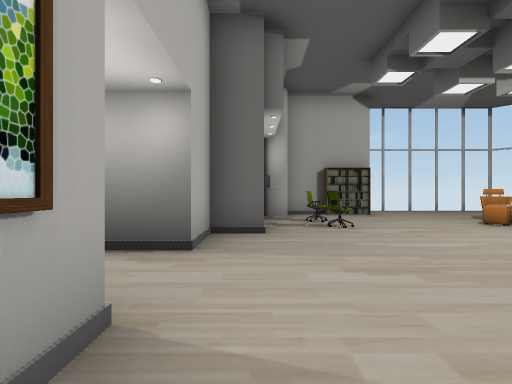
View 1 (above)

24 first-person views from a walk through a scene from a Unity 3-D project. The camera is 1.4 m above the floor, looks level and sees 90° across. Doors are open. The floor is counted in squares, 2 m on a side. Each view is taken from the middle of a square. On the plan, view 1 faces up. The plan holds only what a view shows up to about 9 squares ahead; the rest is blank. The player is left out. Some animated figures are left out. Some surface patterns are stand-ins.

View 2
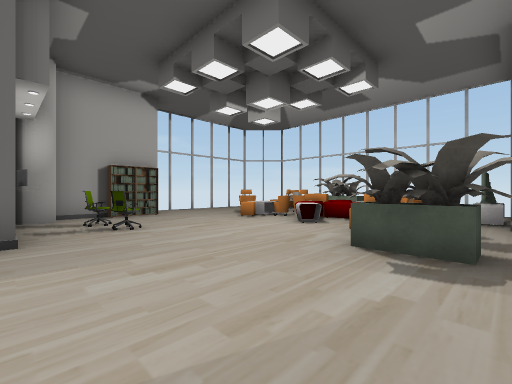

View 3
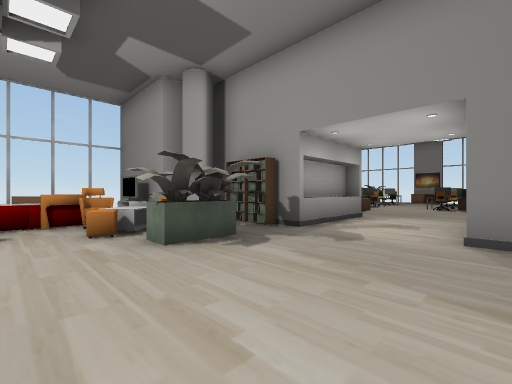

View 4
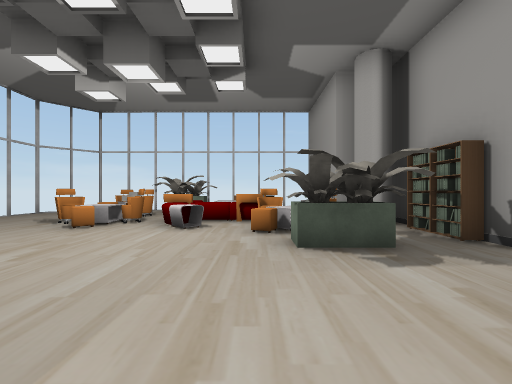

View 5
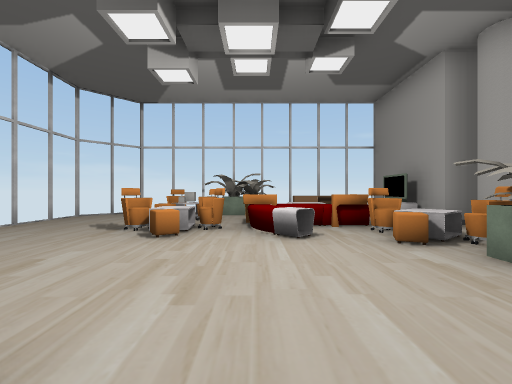

View 6
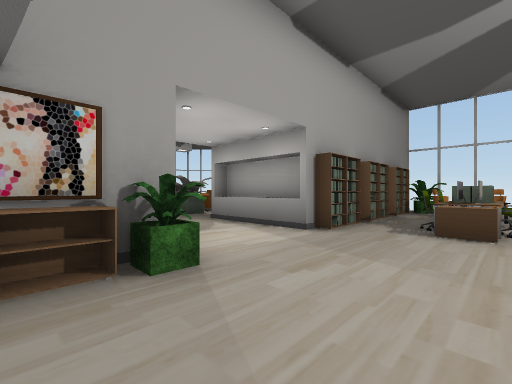

View 7
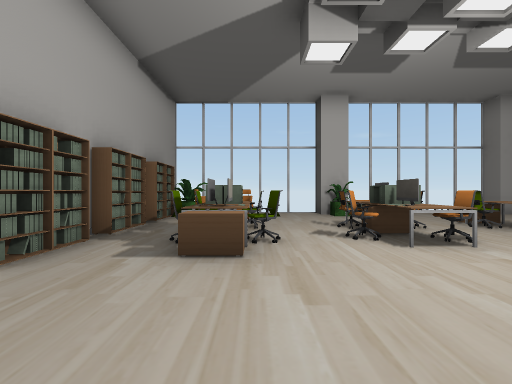

View 8
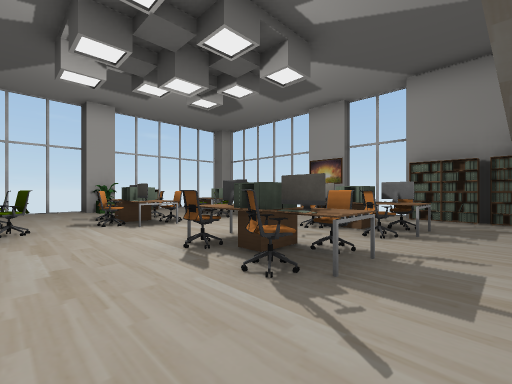

View 9
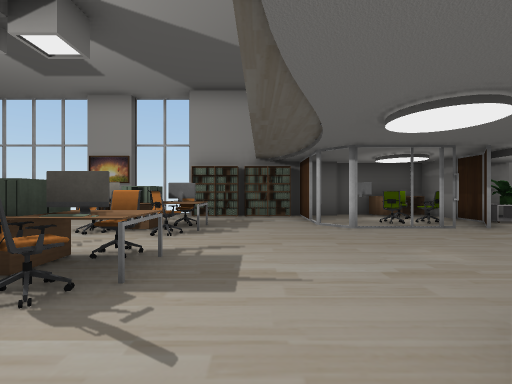

View 10
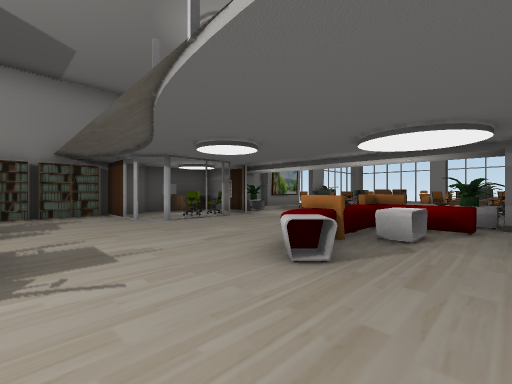

View 11
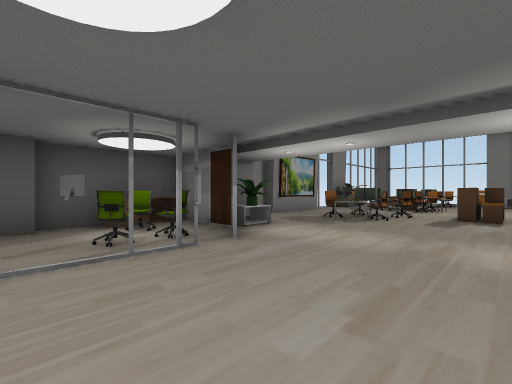

View 12
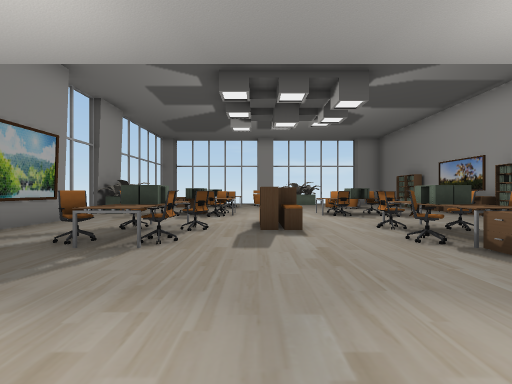

View 13
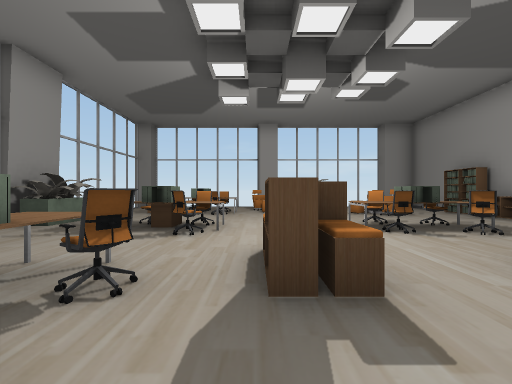

View 14
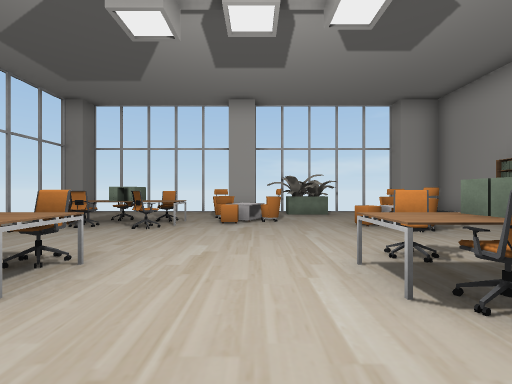

View 15
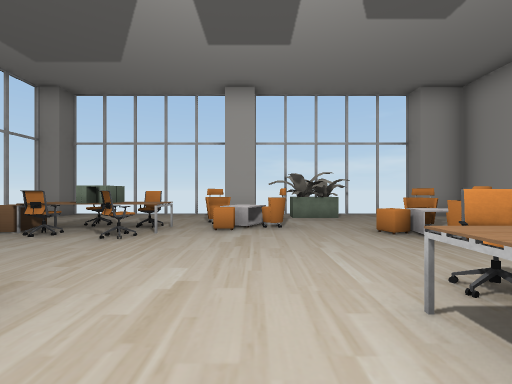

View 16
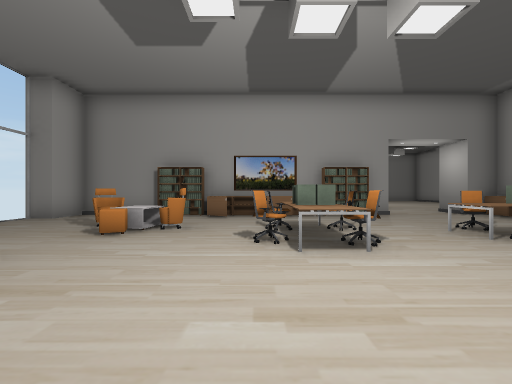

View 17
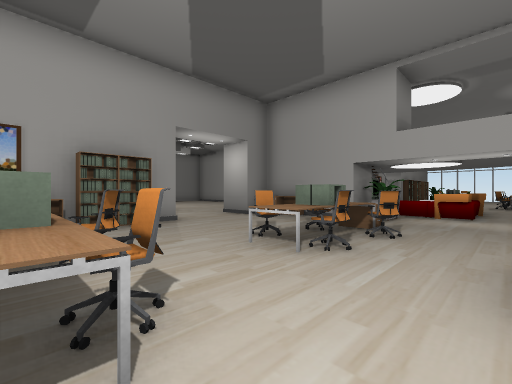

View 18
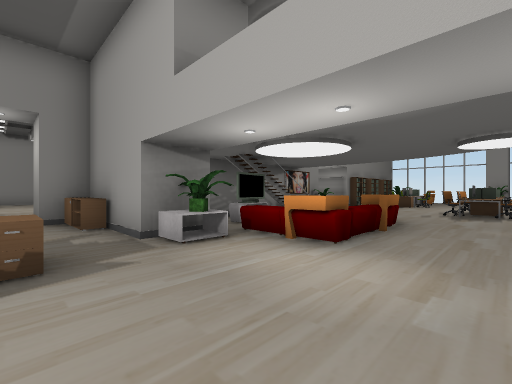

View 19
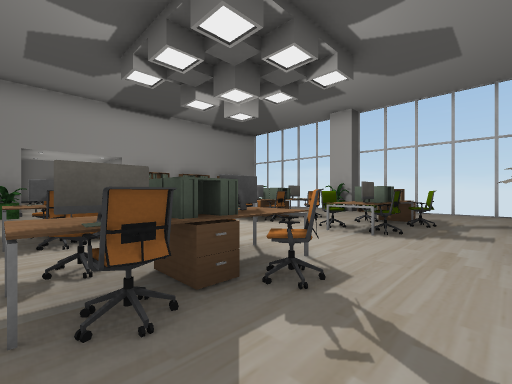

View 20
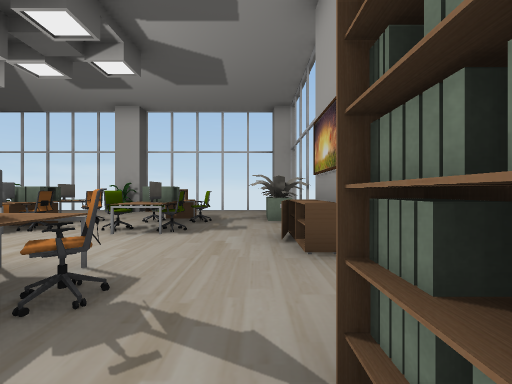

View 21
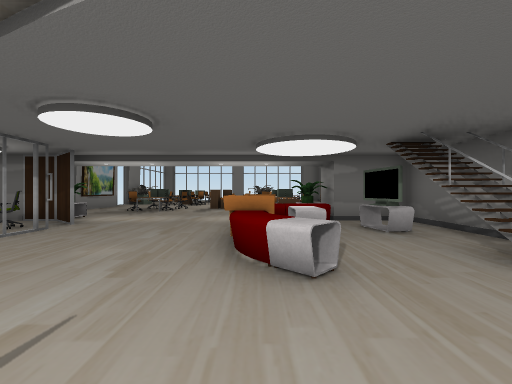

View 22
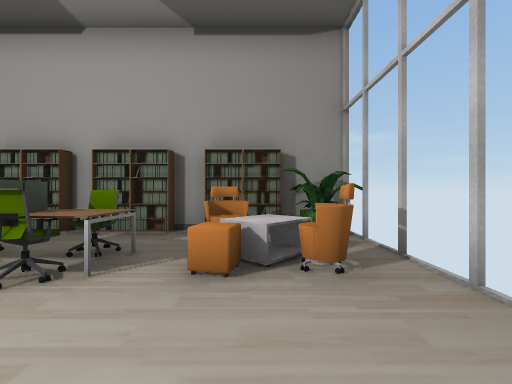

View 23
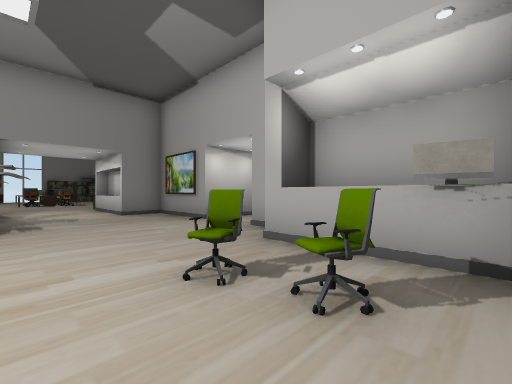

View 24
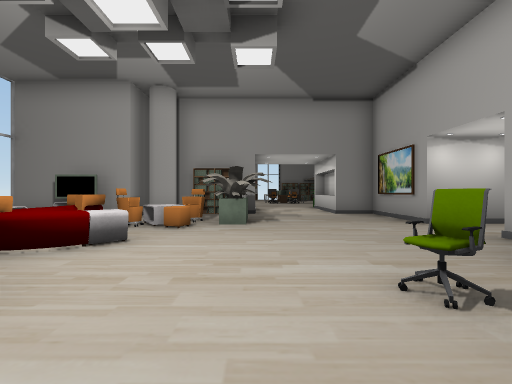

### Floor plan
Key: @ floor where view 1 was taken; # wall or solid block; x gap in a wall; . floor; D open door; ^ raised ledge; C computer; H chair; T TV; P plant; O other object.
Columns run from 21 left of view 1 to 10 right of it. Each row starts with its distance up from view 1.
  8                     #####.....
  7                     #C.......O
  6                     #^H....O  O
  5                     #^.H..OOOOO#
  4                     #.....OOOOO#
  3                    D#......OOOO#
  2                    DD...O.OOOOOO
  1                    ##...OOOOTTO#
  0                     #@...O ##T##
 -1            ..       #....###
 -2            ..#       #..^
 -3  ####O#O###..#       #..^
 -4 x....O.......O #####O#..^#######
 -5  .............#...#O.P........P#
 -6  ..OO..OO.OO..#.T........OCO.O.
 -7 OO....OO..OOO.O.OO........OO.OO#
 -8 OO.O...O......POOOOO...........
 -9 x  O......O..........CCC..OC..##
-10 x.O......OO...........OC..OC..P#
-11  ..OO..OO.O...........O...O...O#
-12  ..OO.OO..OO..P###.#.CCC..COO..
-13  ..O...O......O#HH.....O...O...
-14  .....O...... ##HC.#.......O...
-15   ## OO.#####  #O#####x#xO OO#x#

Positions as (right, up) in squares from view 1, and headings:
1: (0, 0), facing up
2: (0, 0), facing up-right
3: (0, 3), facing down-right
4: (0, 2), facing right
5: (1, 4), facing right
6: (-1, -7), facing up-right
7: (1, -7), facing right
8: (-1, -7), facing down-right
9: (-1, -7), facing down
10: (0, -6), facing down-left
11: (-3, -9), facing down-left
12: (-6, -10), facing left
13: (-9, -10), facing left
14: (-12, -9), facing left
15: (-13, -9), facing left
16: (-15, -11), facing up
17: (-14, -9), facing up-right
18: (-9, -10), facing up-right
19: (0, -14), facing up-right
20: (0, -14), facing right
21: (0, -8), facing left
22: (8, -9), facing up
23: (3, 7), facing down-left
24: (3, 7), facing down
